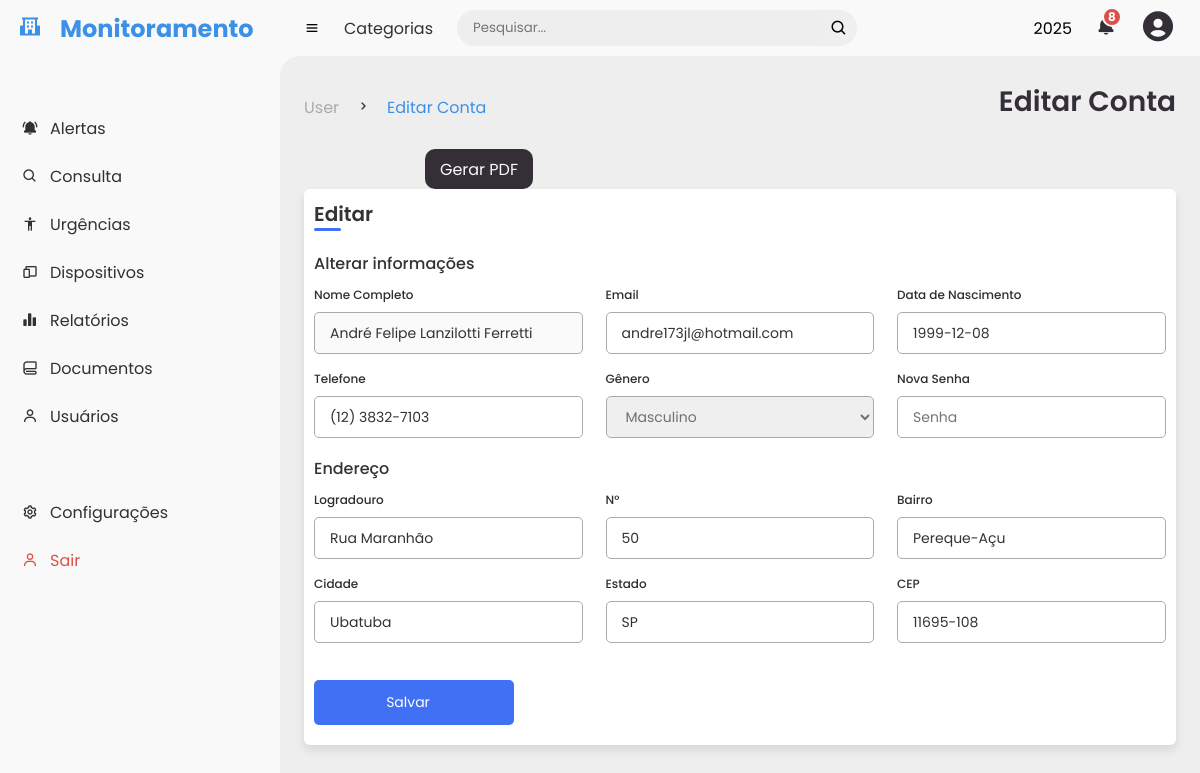
Screenshot of /user/editar (signed in) with the database file from the repository.
### app.py (models this page shows, shortened)
class users(db.Model):
    __bind_key__ = None  # Usar o banco SQLite (padrão)
    _id = db.Column("id", db.Integer, primary_key=True)
    name = db.Column(db.String(100))
    telefone = db.Column(db.String(100))
    email = db.Column(db.String(100))
    senha = db.Column(db.String(100))  # Armazena o hash da senha
    data = db.Column(db.String(10))
    hora = db.Column(db.String(8))
    situacao = db.Column(db.String(8))
    nivel_acesso = db.Column(db.String(100))
    genero = db.Column(db.String(100))
    cpf = db.Column(db.String(100))
    data_nascimento = db.Column(db.String(100))
    matricula = db.Column(db.String(100))
    usuario = db.Column(db.String(100))
    lotacao = db.Column(db.String(100))
    cargo = db.Column(db.String(100))
    local_trabalho = db.Column(db.String(100))
    logradouro = db.Column(db.String(100))
    numero = db.Column(db.String(100))
    bairro = db.Column(db.String(100))
    cidade = db.Column(db.String(100))
    estado = db.Column(db.String(100))
    cep = db.Column(db.String(100))

### app.py (the view, shortened to what this page needs)
@app.route("/user/editar", methods=["POST", "GET"])
def editar():
    if "user_id" in session:
        user_id = session["user_id"]
        found_user = users.query.get(user_id)
        return render_template("editarconta.html", user=found_user)
    else:
        flash("Você não está logado!")
        return redirect(url_for("login"))

### templates/editarconta.html (shortened to what this page needs)
{% extends "base.html" %}
{% block first_title %}User{% endblock %}
{% block main_title%}Editar Conta{% endblock %}
{% block sub_title %}Editar Conta{% endblock %}
{% block content %}
<head>
    <link rel="stylesheet" type="text/css" href="{{ url_for('static', filename='styles/editar.css')}}">
</head>
<div class="container">
    <header>Editar</header>
    <form form action="{{ url_for('editar') }}" method="POST">
        <div class="form first">
            <div class="details personal">
                <span class="title">Alterar informações</span>
                <div class="fields">
                    <div class="input-field" >
                        <label>Nome Completo</label>
                        <input type="text" placeholder="Entre com seu nome" value="{{user.name}}" disabled>
                    </div>
                    <div class="input-field">
                        <label>Email</label>
                        <input type="text" name="email" placeholder="Entre com seu email" value="{{user.email}}" required>
                    </div>
                    <div class="input-field">
                        <label>Data de Nascimento</label>
                        <input type="text" name="edit_user_nascimento" value="{{user.data_nascimento}}" required>
                    </div>
                    <div class="input-field">
                        <label>Telefone</label>
                        <input type="phone" name="telefone" placeholder="Entre com seu Telefone" value="{{user.telefone}}" required>
                    </div>
                    <div class="input-field">
                        <label>Gênero</label>
                        <select required name="genero">
                            <option value="Masculino" {% if user.genero == 'Masculino' %}selected{% endif %}>Masculino</option>
                        </select>
                    </div>
                    <div class="input-field">
                        <label>Nova Senha</label>
                        <input type="password" name="senha" placeholder="Senha">
                    </div>
                </div>
            </div>
            <div class="details ID">
                <span class="title">Endereço</span>
                <div class="fields">
                    <div class="input-field">
                        <label>Logradouro</label>
                        <input type="text" name="edit_user_rua" value="{{user.logradouro}}" required>
                    </div>
                    <div class="input-field">
                        <label>N°</label>
                        <input type="text" name="edit_user_numero" value="{{user.numero}}" required>
                    </div>
                    <div class="input-field">
                        <label>Bairro</label>
                        <input type="text" name="edit_user_bairro" value="{{user.bairro}}" required>
                    </div>
                    <div class="input-field">
                        <label>Cidade</label>
                        <input type="text" name="edit_user_cidade" value="{{user.cidade}}" required>
                    </div>
                    <div class="input-field">
                        <label>Estado</label>
                        <input type="text" name="edit_user_estado" value="{{user.estado}}" required>
                    </div>
                    <div class="input-field">
                        <label>CEP</label>
                        <input type="text" name="edit_user_cep" value="{{user.cep}}" required>
                    </div>
                </div>
                    <button class="sumbit">
                        <span class="btnText">Salvar</span>
                    </button>
                </div>
            </div>
        </div>
{% endblock %}

### static/styles/style.css (style rules this page uses)
* { margin: 0; padding: 0; box-sizing: border-box; font-family: var(--poppins); }
:root { --poppins: 'Poppins', sans-serif; --light: #F9F9F9; --blue: #3c91e6; --light-blue: #CFE8FF; --grey: #eee; --dark-grey: #AAAAAA; --dark: #342E37; --red: #DB504A; --yellow: #FFCE26; --light-yellow: #FFF2C6; --orange: #FD7238; --light-orange: #FFE0F3; }
body { background: var(--grey); }

### static/styles/editar.css (style rules this page uses)
.container { position: relative; width: 100%; border-radius: 6px; padding: 10px; background-color: #fff; box-shadow: 0 5px 10px rgba(0,0,0,0.1); }
.container header { position: relative; font-size: 20px; font-weight: 600; color: #333; }
.container header::before { content: ""; position: absolute; left: 0; bottom: -2px; height: 3px; width: 27px; border-radius: 8px; background-color: #4070f4; }
.container form { position: relative; margin-top: 16px; min-height: 490px; background-color: #fff; overflow: hidden; }
.container form .form { position: absolute; background-color: #fff; transition: 0.3s ease; }
.container form .title { display: block; margin-bottom: 8px; font-size: 16px; font-weight: 500; margin: 6px 0; color: #333; }
.container form .fields { display: flex; align-items: center; justify-content: space-between; flex-wrap: wrap; }
form .fields .input-field { display: flex; width: calc(100% / 3 - 15px); flex-direction: column; margin: 4px 0; }
.input-field label { font-size: 12px; font-weight: 500; color: #2e2e2e; }
.input-field input, select { outline: none; font-size: 14px; font-weight: 400; color: #333; border-radius: 5px; border: 1px solid #aaa; padding: 0 15px; height: 42px; margin: 8px 0; }
.input-field select, .input-field input[type="date"] { color: #707070; }
.container form button, .backBtn { display: flex; align-items: center; justify-content: center; height: 45px; max-width: 200px; width: 100%; border: none; outline: none; color: #fff; border-radius: 5px; margin: 25px 0; background-color: #4070f4; transition: all 0.3s linear; cursor: pointer; }
.container form .btnText { font-size: 14px; font-weight: 400; }

### rows the page displays
users: name "André Felipe Lanzilotti Ferretti", email "andre173jl@hotmail.com", edit_user_nascimento "1999-12-08", telefone "(12) 3832-7103", genero "Masculino", edit_user_rua "Rua Maranhão", edit_user_numero "50", edit_user_bairro "Pereque-Açu", edit_user_cidade "Ubatuba", edit_user_estado "SP", edit_user_cep "11695-108"
